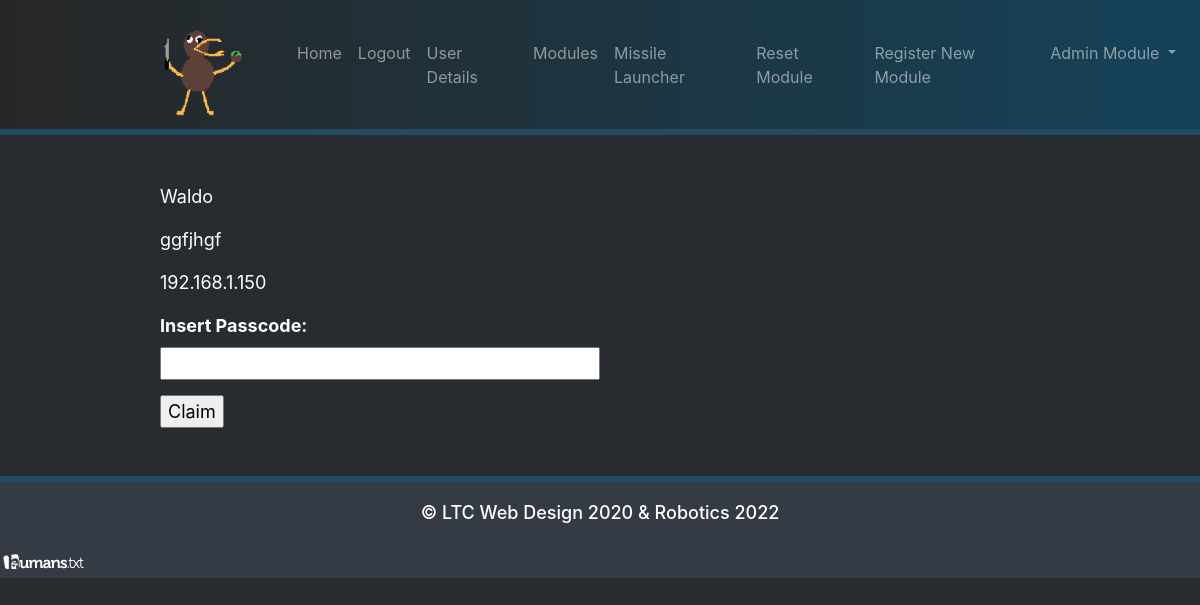
Page /module/31 (signed in) on the committed database.
### models.py (models this page shows, shortened)
class CTFSubSystems(db.Model):
    subsystemid = db.Column(db.Integer, primary_key=True)
    title = db.Column(db.String(64), index=True, unique=True)
    description = db.Column(db.String(256), index=True, unique=True)
    Owner = db.Column(db.String(64), index=True, unique=False)
    score = db.Column(db.Integer, index=True, unique=False)
    status = db.Column(db.Boolean, index=True, unique=False)
    Code = db.Column(db.String(11), index=True, unique=True)
    ip_address = db.Column(db.String())
    challenge_text = db.Column(db.String())
    active=db.Column(db.Boolean)

### bp_game_management.py (the view, shortened to what this page needs)
@game_management_blueprint.route('/module/<moduleid>',methods=["GET","POST"])
@login_required
def module_information (moduleid):
    module_info = CTFSubSystems.query.filter_by(subsystemid=moduleid).first()
    form = ClaimForm()
    return render_template('moduleInformation.html', Title='moduleInformation', user=current_user,module=module_info, form=form)

### forms.py
class ClaimForm(FlaskForm):
    passcode = StringField('Passcode', validators=[DataRequired()])
    submit = SubmitField('Claim')

### models.py (called while the page is built)
@login.user_loader
def load_user(id):
    return User.query.get(int(id))

    def is_admin(self):
        if self.is_administrator == bool('true'):
            print("{} is an Administrator".format(self.username))
            return True
        else:
            print("{} is a Regular User".format(self.username))
            return False

### templates/moduleInformation.html (shortened to what this page needs)
{% extends 'base.html' %}
{% block header %}
    <p>{{ module.title }}</p>
    <p>{{ module.challenge_text }}</p>
    <p> {{ module.ip_address }}</p>
    <form action="" method="post" novalidate>
        <b>Insert {{ form.passcode.label }}:</b><br>
        {{ form.passcode(size=32) }}<br>
        <p style="padding-top: 15px">{{ form.submit() }}</p>
    </form>
{% endblock %}

### templates/base.html (style rules this page uses)
p { font-size: 18px; color: white; }

### rows in the picture
CTFSubSystems: title "Waldo", challenge_text "ggfjhgf", ip_address "192.168.1.150"
